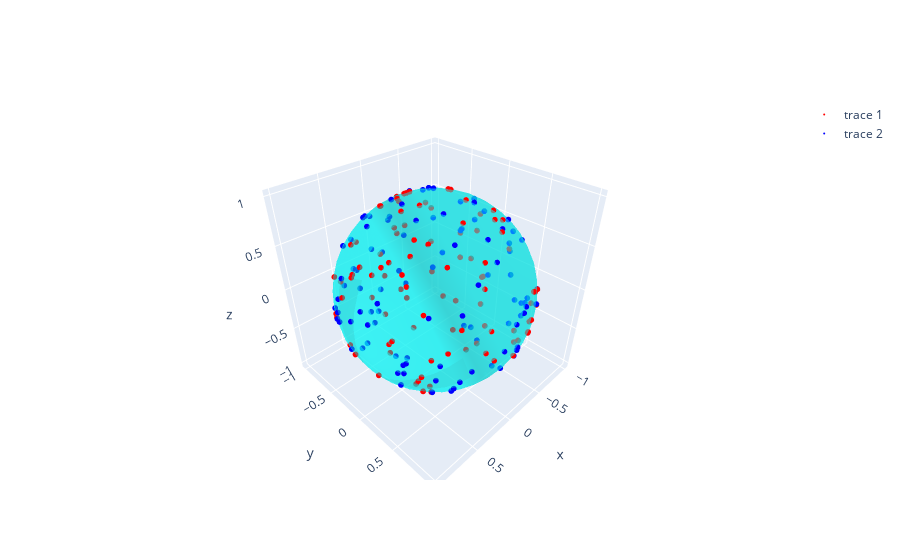

Notebook code cell kept with this figure:
### Code cell
points = sample_faces(vertices, faces, 100)
points_uniform = samples_uniform_sphere(100)

x, y, z = vertices.T
i, j, k = faces.T

fig = go.Figure(data=[go.Mesh3d(x=x, y=y, z=z, i=i, j=j, k=k, color='cyan', opacity=0.50)])
fig.add_trace(go.Scatter3d(x=points[:,0], y=points[:,1], z=points[:,2], mode='markers', marker=dict(size=2, color='red')))
fig.add_trace(go.Scatter3d(x=points_uniform[:,0], y=points_uniform[:,1], z=points_uniform[:,2], mode='markers', marker=dict(size=2, color='blue')))
fig.show()
